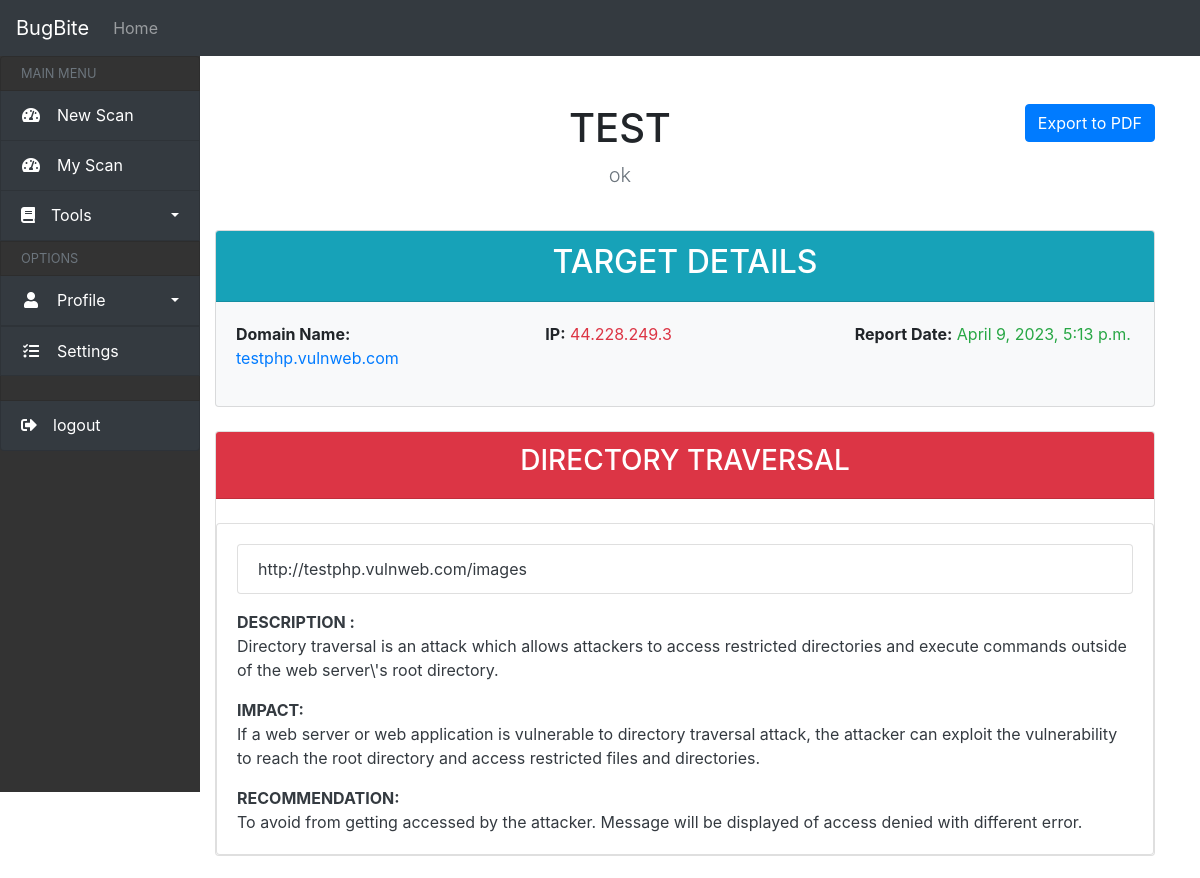
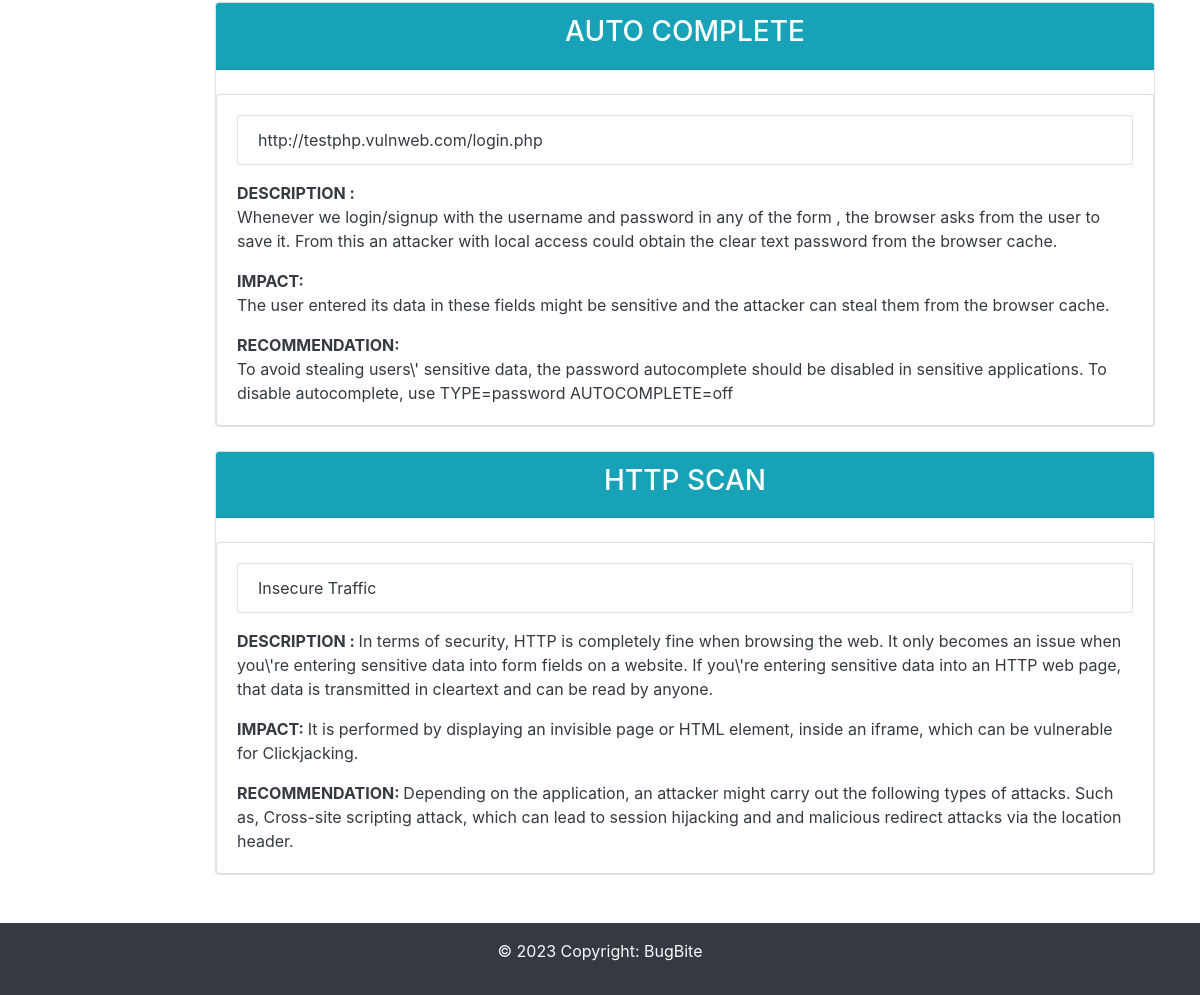
Page /scanner/view_details/104/ on the committed database (2 pictures, top to bottom).
### scanner/models.py (models this page shows, shortened)
class Scan(models.Model):
    projectname=models.CharField(max_length=200)
    url=models.CharField(max_length=200)
    description=models.CharField(max_length=200)

class TargetDetails(models.Model):
    scan = models.ForeignKey(Scan, on_delete=models.CASCADE)
    domain_name = models.CharField(max_length=200)
    ip = models.CharField(max_length=200)
    report_date = models.DateTimeField(auto_now_add=True)

class ScanResult(models.Model):
    target = models.ForeignKey(TargetDetails, on_delete=models.CASCADE)
    scan_type = models.CharField(max_length=255)
    scan_result = models.TextField()
    def __str__(self):
        return self.scan_result

### scanner/views.py (the view)
# urls.py: path('view_details/<int:pk>/', views.view_details, name='view_details'),
def view_details(request, pk):
    scan = get_object_or_404(Scan, pk=pk)
    target_details = scan.targetdetails_set.first()
    service_details = target_details.servicedetails_set.all()
    os_information = target_details.osinformation_set.all()
    scan_results = ScanResult.objects.filter(target=target_details)
    scan_result_dict = {}
    for scan_result in scan_results:
        if scan_result.scan_type in scan_result_dict:
            scan_result_dict[scan_result.scan_type].append(scan_result)
        else:
            scan_result_dict[scan_result.scan_type] = [scan_result]
    return render(request, "view_details.html", {'scan': scan,'target_details':target_details,'service_details':service_details,'os_information':os_information, 'scan_result_dict': scan_result_dict})

### scanner/templates/view_details.html (shortened to what this page needs)
{% extends 'includes/base.html' %}
{% block content %}
    {% include 'includes/uheader.html' %}
    <div class="row w-100">
        <div class="col-md-3 col-lg-2">{% include 'includes/usidebar.html' %}</div>
        <div class="col-md-9 col-lg-10">
          <div class="container my-5">
            <form method="post" action="{% url 'export_pdf' scan.pk %}">
                <button class="btn btn-primary float-right" type="submit">Export to PDF</button>
            </form>
            <div class="row my-4">
                <div class="col-lg-12">
                    <h1 class="text-center text-uppercase">{{ scan.projectname }}</h1>
                    <p class="lead text-muted text-center">{{ scan.description }}</p>
                </div>
            </div>
                {% if target_details %}
                <div class="row">
                  <div class="col-md-12">
                    <div class="card bg-light">
                      <div class="card-header bg-info text-white">
                        <h2 class="text-center">TARGET DETAILS</h2>
                      </div>
                      <div class="card-body">
                        <div class="row">
                          <div class="col-md-4">
                            <p><strong>Domain Name:</strong> <span class="text-primary">{{ target_details.domain_name }}</span></p>
                          </div>
                          <div class="col-md-4">
                            <p><strong>IP:</strong> <span class="text-danger">{{ target_details.ip }}</span></p>
                          </div>
                          <div class="col-md-4">
                            <p><strong>Report Date:</strong> <span class="text-success">{{ target_details.report_date }}</span></p>
                          </div>
                        </div>
                      </div>
                    </div>
                  </div>
                </div>
                  {% endif %}
                  {% if 'dir_trav_scan' in scan_result_dict %}
                  <div class="row my-4">
                    <div class="col-md-12">
                        <div class="card">
                            <div class="card-header bg-danger text-white">
                                <h3 class="text-center text-uppercase">Directory traversal</h3>
                            </div>
                  <div class="card mt-4">
                    <div class="card-body text-dark">
                    <ul class="list-group mb-3">
                      {% for scan_result in scan_result_dict.dir_trav_scan %}
                        <li class="list-group-item">{{ scan_result }}</li>
                      {% endfor %}
                    </ul>
                    <p class="card-text"><strong class="text-uppercase">Description : </strong><br>Directory traversal is an attack which allows attackers to access restricted directories and execute commands outside of the web server\'s root directory.</p>
                    <p class="card-text"><strong class="text-uppercase">Impact: </strong><br>If a web server or web application is vulnerable to directory traversal attack, the attacker can exploit the vulnerability to reach the root directory and access restricted files and directories.</p>
                    <p class="card-text"><strong class="text-uppercase">Recommendation: </strong><br>To avoid from getting accessed by the attacker. Message will be displayed of access denied with different error.</p>
                  </div>
                </div>
                </div>
                </div>
                </div>
                  {% endif %}
            {% if 'auto_comp_scan' in scan_result_dict %}
            <div class="row my-4">
              <div class="col-md-12">
                  <div class="card">
                      <div class="card-header bg-info text-white">
                          <h3 class="text-center text-uppercase">Auto complete</h3>
                      </div>
            <div class="card mt-4">
              <div class="card-body text-dark">
            <ul class="list-group mb-3">
              {% for scan_result in scan_result_dict.auto_comp_scan %}
                <li class="list-group-item">{{ scan_result }}</li>
              {% endfor %}
            </ul>
            <p class="card-text"><strong class="text-uppercase">Description : </strong><br>Whenever we login/signup with the username and password in any of the form , the browser asks from the user to save it. From this an attacker with local access could obtain the clear text password from the browser cache.</p>
            <p class="card-text"><strong class="text-uppercase">Impact: </strong><br>The user entered its data in these fields might be sensitive and the attacker can steal them from the browser cache.</p>
            <p class="card-text"><strong class="text-uppercase">Recommendation: </strong><br>To avoid stealing users\' sensitive data, the password autocomplete should be disabled in sensitive applications. To disable autocomplete, use TYPE=password AUTOCOMPLETE=off</p>
          </div>
        </div>
        </div>
        </div>
        </div>
          {% endif %}
          {% if 'http_scan' in scan_result_dict %}
          <div class="row my-4">
            <div class="col-md-12">
                <div class="card">
                    <div class="card-header bg-info text-white">
                        <h3 class="text-center text-uppercase">HTTP Scan</h3>
                    </div>
                    <div class="card mt-4">
                      <div class="card-body text-dark">
          <ul class="list-group mb-3">
            {% for scan_result in scan_result_dict.http_scan %}
              <li class="list-group-item">{{ scan_result }}</li>
            {% endfor %}
          </ul>
          <p class="card-text"><strong class="text-uppercase">Description : </strong>In terms of security, HTTP is completely fine when browsing the web. It only becomes an issue when you\'re entering sensitive data into form fields on a website. If you\'re entering sensitive data into an HTTP web page, that data is transmitted in cleartext and can be read by anyone.</p>
          <p class="card-text"><strong class="text-uppercase">Impact: </strong>It is performed by displaying an invisible page or HTML element, inside an iframe, which can be vulnerable for Clickjacking.</p>
          <p class="card-text"><strong class="text-uppercase">Recommendation: </strong>Depending on the application, an attacker might carry out the following types of attacks. Such as, Cross-site scripting attack, which can lead to session hijacking and and malicious redirect attacks via the location header.</p>
        </div>
      </div>
      </div>
      </div>
      </div>
        {% endif %}
            </div>
        </div>
        </div>
{% include 'includes/footer.html' %}
{% endblock content %}

### rows in the picture
Scan: projectname "TEST", description "ok"
TargetDetails: domain_name "testphp.vulnweb.com", ip "44.228.249.3", report_date "April 9, 2023, 5:13 p.m."
ScanResult: scan_result "http://testphp.vulnweb.com/images"
ScanResult: scan_result "http://testphp.vulnweb.com/login.php"
ScanResult: scan_result "Insecure Traffic"
